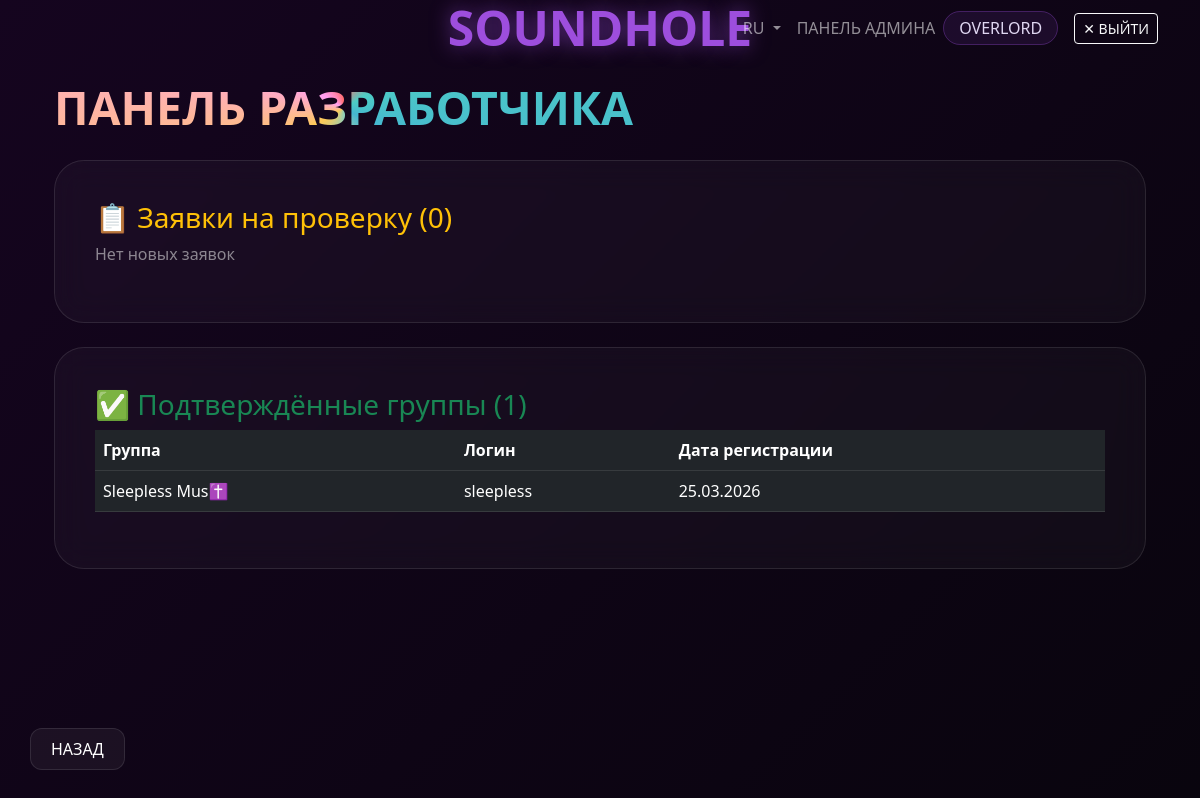
The page /developers (signed in) on the database its author committed.
### backend/database/models/users_model.py (models this page shows, shortened)
class UserModel(SqlAlchemyBase):
    __tablename__ = 'users'
    id = sqlalchemy.Column(
        sqlalchemy.Integer, primary_key=True, autoincrement=True)
    username = sqlalchemy.Column(
        sqlalchemy.String, index=True, unique=True, nullable=True)
    name = sqlalchemy.Column(sqlalchemy.String, nullable=True)
    about = sqlalchemy.Column(sqlalchemy.String, nullable=True)
    email = sqlalchemy.Column(
        sqlalchemy.String, index=True, unique=True, nullable=True)
    role = sqlalchemy.Column(sqlalchemy.String, default='user')
    funds = sqlalchemy.Column(sqlalchemy.Integer, default=0)
    inn = sqlalchemy.Column(sqlalchemy.String, nullable=True)
    rkn_number = sqlalchemy.Column(sqlalchemy.String, nullable=True)
    docs_path = sqlalchemy.Column(
        sqlalchemy.String, nullable=True)  # Путь к папке с доками
    status = sqlalchemy.Column(sqlalchemy.String, default='active')
    hashed_password = sqlalchemy.Column(sqlalchemy.String, nullable=True)
    created_date = sqlalchemy.Column(
        sqlalchemy.DateTime, default=datetime.datetime.now)
    news = orm.relationship("NewsModel", back_populates='user')

### app.py (the view)
@app.route('/developers')
def developers():
    if 'user' not in session or session.get('role') != 'admin':
        flash("Доступ только для разработчиков", "warning")
        return redirect(url_for('index'))
    db_sess = db_session.create_session()
    pending_bands = db_sess.query(UserModel).filter(
        UserModel.role == 'band',
        UserModel.status == 'pending'
    ).all()
    approved_bands = db_sess.query(UserModel).filter(
        UserModel.role == 'band',
        UserModel.status == 'active'
    ).all()
    return render_template('developers.html',
                           pending_bands=pending_bands,
                           approved_bands=approved_bands)

### app.py (called while the page is built)
@app.context_processor
def inject_vars():
    lang = session.get('lang', 'ru')
    return dict(txt=TRANSLATIONS.get(lang, TRANSLATIONS['ru']))

### backend/database/db_session.py (called while the page is built)
def create_session() -> Session:
    global __factory
    return __factory()

### templates/developers.html
{% extends 'base.html' %}
{% block content %}
<div class="container">
    <h2 class="gradient-title mb-4">ПАНЕЛЬ РАЗРАБОТЧИКА</h2>
    <div class="custom-card mb-4">
        <h3 class="text-warning">📋 Заявки на проверку ({{ pending_bands|length }})</h3>
        {% if pending_bands %}
            <div class="table-responsive">
                <table class="table table-dark">
                    <thead>
                        <tr>
                            <th>Группа</th>
                            <th>Логин</th>
                            <th>ИНН</th>
                            <th>РКН</th>
                            <th>Документы</th>
                            <th>Действия</th>
                        </tr>
                    </thead>
                    <tbody>
                        {% for band in pending_bands %}
                        <tr>
                            <td>{{ band.name }}</td>
                            <td>{{ band.username }}</td>
                            <td>{{ band.inn or '-' }}</td>
                            <td>{{ band.rkn_number or '-' }}</td>
                            <td>
                                {% if band.docs_path %}
                                <a href="{{ band.docs_path }}" class="btn btn-sm btn-info" download>📄 Скачать</a>
                                {% else %}
                                -
                                {% endif %}
                            </td>
                            <td>
                                <a href="{{ url_for('approve_band', band_id=band.id) }}" class="btn btn-sm btn-success">✓</a>
                                <a href="{{ url_for('reject_band', band_id=band.id) }}" class="btn btn-sm btn-danger">✕</a>
                            </td>
                        </tr>
                        {% endfor %}
                    </tbody>
                </table>
            </div>
        {% else %}
            <p class="text-white-50">Нет новых заявок</p>
        {% endif %}
    </div>
    <div class="custom-card">
        <h3 class="text-success">✅ Подтверждённые группы ({{ approved_bands|length }})</h3>
        {% if approved_bands %}
            <div class="table-responsive">
                <table class="table table-dark">
                    <thead>
                        <tr>
                            <th>Группа</th>
                            <th>Логин</th>
                            <th>Дата регистрации</th>
                        </tr>
                    </thead>
                    <tbody>
                        {% for band in approved_bands %}
                        <tr>
                            <td>{{ band.name }}</td>
                            <td>{{ band.username }}</td>
                            <td>{{ band.created_date.strftime('%d.%m.%Y') if band.created_date else '-' }}</td>
                        </tr>
                        {% endfor %}
                    </tbody>
                </table>
            </div>
        {% else %}
            <p class="text-white-50">Нет подтверждённых групп</p>
        {% endif %}
    </div>
    <div class="mt-4">
        <a href="{{ url_for('index') }}" class="btn-back">{{ txt.back }}</a>
    </div>
</div>
{% endblock %}

### templates/base.html (shortened to what this page needs)
<!DOCTYPE html>
<html lang="ru">
<head>
    <link href="https://cdn.jsdelivr.net/npm/bootstrap@5.3.0/dist/css/bootstrap.min.css" rel="stylesheet">
    <link rel="stylesheet" href="{{ url_for('static', filename='css/style.css') }}">
</head>
<body>
    <nav class="navbar navbar-expand-lg navbar-dark bg-transparent">
        <div class="container">
            <a class="navbar-brand" href="{{ url_for('index') }}">SOUNDHOLE</a>
            <div class="collapse navbar-collapse" id="navbarNav">
                <ul class="navbar-nav ms-auto align-items-center">
                    <li class="nav-item dropdown">
                        <a class="nav-link dropdown-toggle" href="#" data-bs-toggle="dropdown">
                            {{ session.get('lang', 'ru')|upper }}
                        </a>
                    </li>
                    {% if session.get('role') == 'admin' %}
                    <li class="nav-item">
                        <a class="nav-link" href="{{ url_for('developers') }}">{{ txt.admin_panel }}</a>
                    </li>
                    {% endif %}
                    {% if session.get('user_id') %}
                    <li class="nav-item">
                        <span class="user-name me-3">
                            {{ session['display_name'] }}
                        </span>
                    </li>
                    <li class="nav-item">
                        <a class="btn btn-outline-light btn-sm" href="{{ url_for('logout') }}">✕ ВЫЙТИ</a>
                    </li>
                    {% else %}
                    <li class="nav-item">
                        <a class="btn btn-outline-light btn-sm" href="{{ url_for('login') }}">{{ txt.login }}</a>
                    </li>
                    {% endif %}
                </ul>
            </div>
        </div>
    </nav>
    <main class="container mt-4">
        {% block content %}{% endblock %}
    </main>
</body>
</html>

### static/css/style.css (style rules this page uses)
body { margin: 0; min-height: 100vh; font-family: 'Segoe UI', sans-serif; background: linear-gradient(-45deg, #020205, #0d051a, #050508, #15051f); background-size: 400% 400%; animation: gradientBG 20s ease infinite; color: #e0d7f2; }
.navbar-brand { position: absolute; left: 50%; transform: translateX(-50%); font-size: 3rem; font-weight: 900; color: #9d4edd; text-shadow: 0 0 20px rgba(157, 78, 221, 0.6); }
.custom-card { background: rgba(255, 255, 255, 0.03); backdrop-filter: blur(15px); border: 1px solid rgba(255, 255, 255, 0.1); border-radius: 30px; padding: 40px; }
.btn-back { position: fixed; bottom: 30px; left: 30px; background: rgba(255, 255, 255, 0.05); color: white; padding: 8px 20px; border-radius: 12px; text-decoration: none; border: 1px solid rgba(255, 255, 255, 0.1); transition: 0.3s; }
.gradient-title { font-size: 2.9rem; font-weight: 900; text-transform: uppercase; background: conic-gradient(from 0deg, #ff6b6b, #4ecdc4, #45b7d1, #96ceb4, #feca57, #ff9ff3, #ff6b6b); -webkit-background-clip: text; background-clip: text; color: transparent; animation: rotate-text 4s linear infinite; display: inline-block; }
.user-name { padding: 5px 15px; background: rgba(157, 78, 221, 0.1); border-radius: 20px; border: 1px solid rgba(157, 78, 221, 0.3); }

### rows shown on the page
UserModel: name "Sleepless Mus✝️", username "sleepless", created_date "25.03.2026"

### other values the page prints
{{ session.get('lang', 'ru')|upper }} "RU"
{{ txt.admin_panel }} "ПАНЕЛЬ АДМИНА"
{{ session['display_name'] }} "OVERLORD"
{{ pending_bands|length }} "0"
{{ approved_bands|length }} "1"
{{ txt.back }} "НАЗАД"
